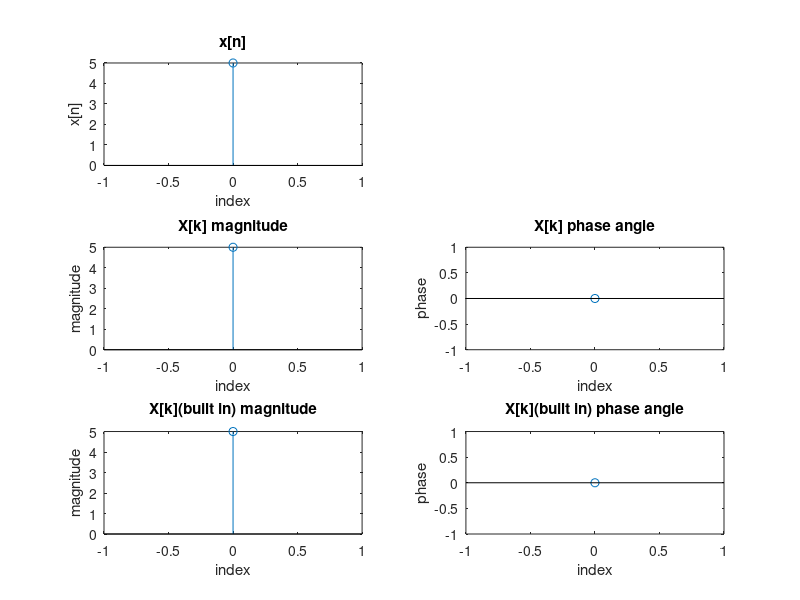

Here is the MATLAB script that generated this plot:
x=input("Enter x[n]:");
N=length(x);
X=zeros(1,N);
for k=0:N-1
    for n=0:N-1
        X(k+1)=X(k+1)+x(n+1)*exp((-2j*pi*n*k)/N);
    end
end
X_fft = fft(x);
subplot(321)
stem(0:N-1,x);
xlabel("index");
ylabel("x[n]");
title("x[n]");
subplot(323)
stem(0:N-1,abs(X));
xlabel("index");
ylabel("magnitude");
title("X[k] magnitude");
subplot(324)
stem(0:N-1,angle(X));
xlabel("index");
ylabel("phase");
title("X[k] phase angle");
subplot(325)
stem(0:N-1,abs(X_fft));
xlabel("index");
ylabel("magnitude");
title("X[k](built in) magnitude");
subplot(326)
stem(0:N-1,angle(X_fft));
xlabel("index");
ylabel("phase");
title("X[k](built in) phase angle");